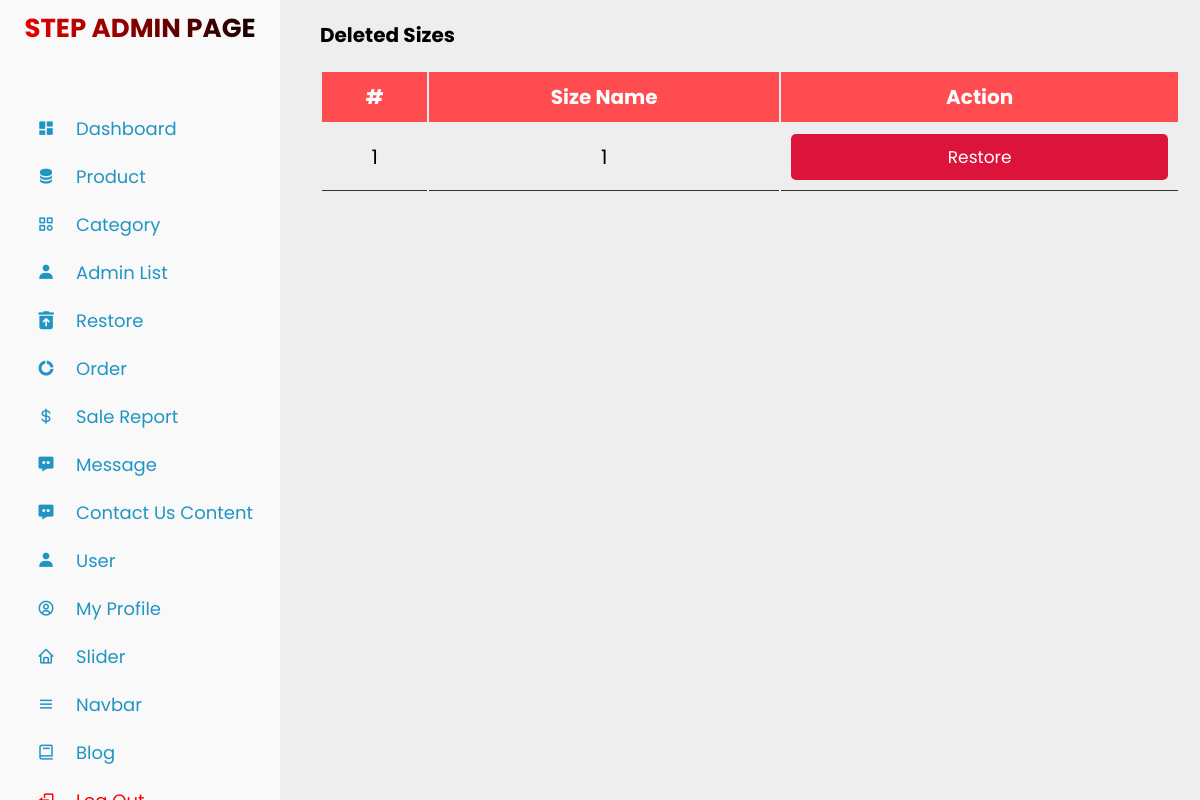
Page /admin_restore_sizes.php on the earlier database version.
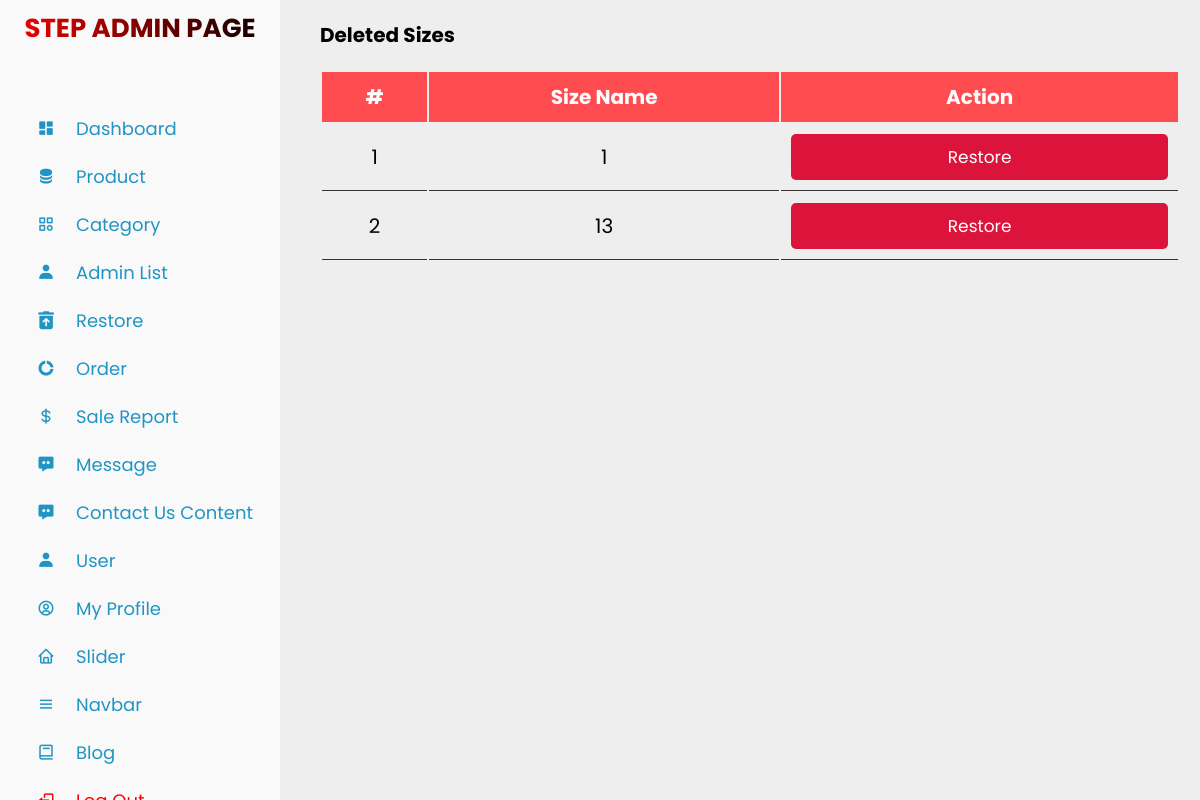
Same page on the later database version.
### tables this page shows
CREATE TABLE `deleted_sizes` (
  `id` int(11) NOT NULL,
  `size` varchar(255) NOT NULL,
  `deleted_at` datetime DEFAULT current_timestamp()
);

### admin_restore_sizes.php (the view, shortened to what this page needs)
<?php
include 'connect.php';
$stmt = $conn->prepare("SELECT * FROM deleted_sizes");
$stmt->execute();
$deleted_sizes = $stmt->fetchAll(PDO::FETCH_ASSOC);
?>
<!DOCTYPE html>
<html lang="en">
<head>
    <link rel="stylesheet" type="text/css" href="assets/css/admin_categories.css">
</head>
<body>
    <?php include 'sidebar.php'; ?>
    <div class="container">
        <h1>Deleted Sizes</h1>
        <div class="product-display">
            <table class="product-display-table">
                <thead>
                    <tr>
                        <th>#</th>
                        <th>Size Name</th>
                        <th>Action</th>
                    </tr>
                </thead>
                <tbody>
                    <?php if (empty($deleted_sizes)): ?>
                        <tr>
                            <td colspan="2">No deleted sizes found.</td>
                        </tr>
                    <?php else: ?>
                        <?php
                        $row_count = 1;
                        foreach ($deleted_sizes as $deleted_size): ?>
                            <tr>
                                <td><?= $row_count++; ?></td>
                                <td><?= htmlspecialchars($deleted_size['size']); ?></td>
                                <td>
                                    <a href="restore_size.php?id=<?= htmlspecialchars($deleted_size['id']); ?>" class="btn">Restore</a>
                                </td>
                            </tr>
                        <?php endforeach; ?>
                    <?php endif; ?>
                </tbody>
            </table>
        </div>
    </div>
</body>
</html>

Differences in the rows shown:
added deleted_sizes: size "13"
